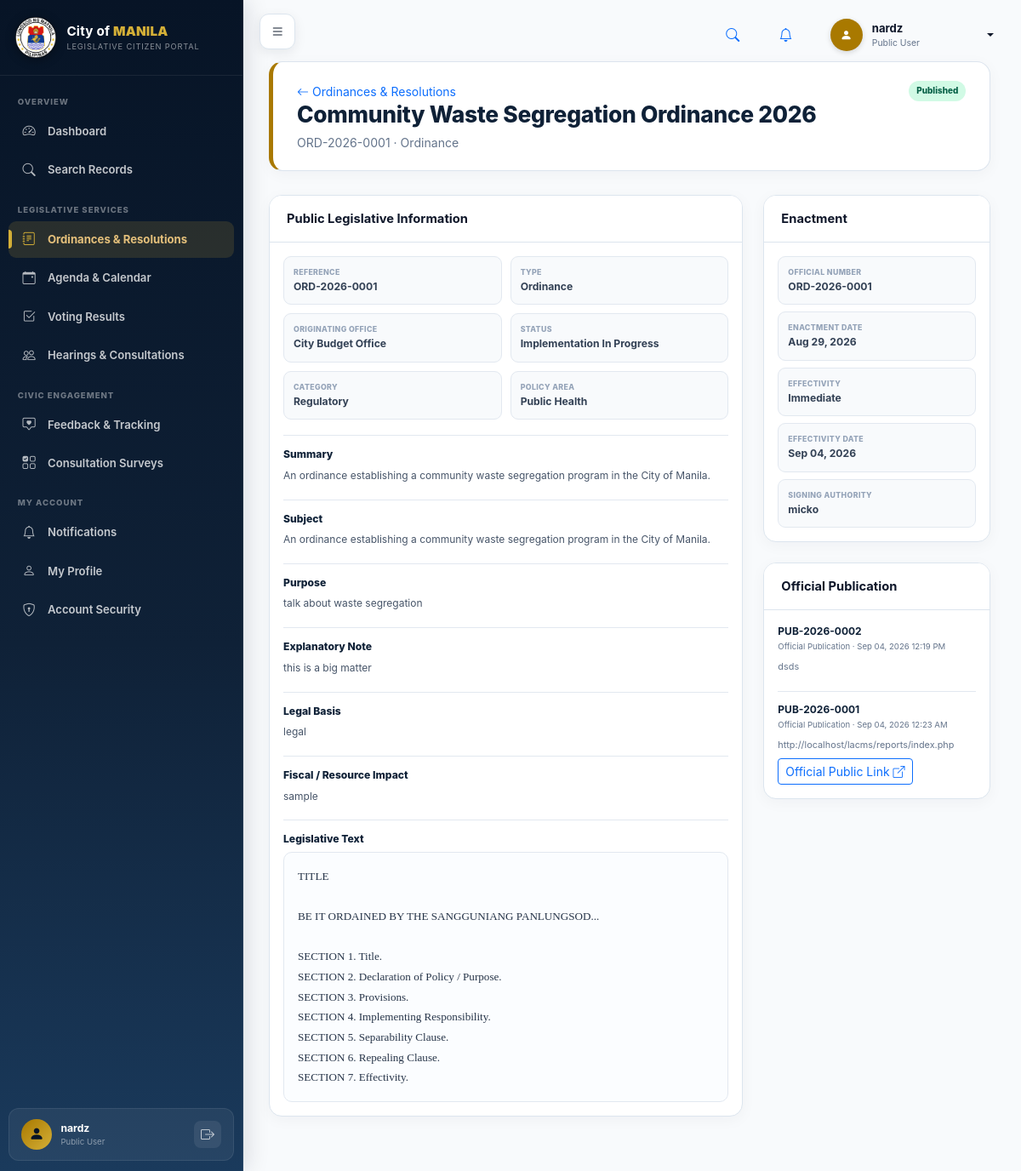
Screenshot of /citizen_portal/modules/ordinances/view.php?id=1 (signed in) with the database file from the repository.
### tables this page shows
CREATE TABLE `users` (
  `id` int(11) NOT NULL,
  `username` varchar(100) DEFAULT NULL,
  `full_name` varchar(150) NOT NULL,
  `email` varchar(150) NOT NULL,
  `phone` varchar(50) DEFAULT NULL,
  `password` varchar(255) NOT NULL,
  `role_id` int(11) NOT NULL,
  `office_id` int(11) DEFAULT NULL,
  `department_id` int(11) DEFAULT NULL,
  `status` varchar(50) DEFAULT 'Active',
  `created_at` timestamp NOT NULL DEFAULT current_timestamp(),
  `last_login_at` datetime DEFAULT NULL,
  `updated_at` timestamp NOT NULL DEFAULT current_timestamp() ON UPDATE current_timestamp(),
  `deleted_at` datetime DEFAULT NULL
);

CREATE TABLE `roles` (
  `id` int(11) NOT NULL,
  `name` varchar(100) NOT NULL,
  `created_at` timestamp NOT NULL DEFAULT current_timestamp()
);

CREATE TABLE `legislative_items` (
  `id` int(11) NOT NULL,
  `public_id` char(36) DEFAULT NULL,
  `reference_number` varchar(100) NOT NULL,
  `item_type_id` int(11) NOT NULL,
  `origin_system_id` int(11) DEFAULT NULL,
  `originating_office_id` int(11) DEFAULT NULL,
  `title` varchar(255) NOT NULL,
  `summary` text DEFAULT NULL,
  `current_status` varchar(100) NOT NULL DEFAULT 'Draft',
  `priority_level` varchar(50) DEFAULT 'Normal',
  `visibility` varchar(30) DEFAULT 'Internal',
  `created_by` int(11) DEFAULT NULL,
  `created_at` timestamp NOT NULL DEFAULT current_timestamp(),
  `updated_at` timestamp NOT NULL DEFAULT current_timestamp() ON UPDATE current_timestamp(),
  `deleted_at` datetime DEFAULT NULL
);

CREATE TABLE `legislative_item_types` (
  `id` int(11) NOT NULL,
  `code` varchar(50) NOT NULL,
  `name` varchar(150) NOT NULL,
  `description` text DEFAULT NULL,
  `created_at` timestamp NOT NULL DEFAULT current_timestamp()
);

CREATE TABLE `offices` (
  `id` int(11) NOT NULL,
  `code` varchar(50) DEFAULT NULL,
  `name` varchar(200) NOT NULL,
  `office_type` varchar(100) DEFAULT NULL,
  `status` varchar(30) DEFAULT 'Active',
  `created_at` timestamp NOT NULL DEFAULT current_timestamp(),
  `updated_at` timestamp NOT NULL DEFAULT current_timestamp() ON UPDATE current_timestamp()
);

CREATE TABLE `orlms_item_details` (
  `id` bigint(20) NOT NULL,
  `legislative_item_id` int(11) NOT NULL,
  `template_id` bigint(20) DEFAULT NULL,
  `short_title` varchar(255) DEFAULT NULL,
  `subject` varchar(255) DEFAULT NULL,
  `legislative_category` varchar(150) DEFAULT NULL,
  `policy_area` varchar(150) DEFAULT NULL,
  `purpose` text DEFAULT NULL,
  `explanatory_note` longtext DEFAULT NULL,
  `body_text` longtext DEFAULT NULL,
  `legal_basis` text DEFAULT NULL,
  `fiscal_impact` text DEFAULT NULL,
  `keywords` text DEFAULT NULL,
  `draft_status` varchar(50) NOT NULL DEFAULT 'Draft',
  `submitted_by` int(11) DEFAULT NULL,
  `submitted_at` datetime DEFAULT NULL,
  `submission_note` text DEFAULT NULL,
  `returned_at` datetime DEFAULT NULL,
  `return_reason` text DEFAULT NULL,
  `last_edited_by` int(11) DEFAULT NULL,
  `created_at` timestamp NOT NULL DEFAULT current_timestamp(),
  `updated_at` timestamp NOT NULL DEFAULT current_timestamp() ON UPDATE current_timestamp()
);

CREATE TABLE `orlms_enactments` (
  `id` bigint(20) NOT NULL,
  `legislative_item_id` int(11) NOT NULL,
  `enactment_reference` varchar(100) NOT NULL,
  `official_number` varchar(100) DEFAULT NULL,
  `enactment_type` varchar(80) NOT NULL DEFAULT 'Enactment',
  `enactment_status` varchar(40) NOT NULL DEFAULT 'Draft',
  `approved_date` date DEFAULT NULL,
  `signed_date` date DEFAULT NULL,
  `enactment_date` date DEFAULT NULL,
  `signing_authority` varchar(200) DEFAULT NULL,
  `effectivity_type` varchar(80) DEFAULT NULL,
  `effectivity_date` date DEFAULT NULL,
  `remarks` text DEFAULT NULL,
  `recorded_by` int(11) DEFAULT NULL,
  `finalized_by` int(11) DEFAULT NULL,
  `finalized_at` datetime DEFAULT NULL,
  `created_at` timestamp NOT NULL DEFAULT current_timestamp(),
  `updated_at` timestamp NOT NULL DEFAULT current_timestamp() ON UPDATE current_timestamp()
);

CREATE TABLE `orlms_publications` (
  `id` bigint(20) NOT NULL,
  `legislative_item_id` int(11) NOT NULL,
  `publication_reference` varchar(100) NOT NULL,
  `publication_channel` varchar(100) NOT NULL DEFAULT 'Official Publication',
  `publication_date` datetime DEFAULT NULL,
  `publication_status` varchar(50) NOT NULL DEFAULT 'Draft',
  `release_classification` varchar(30) NOT NULL DEFAULT 'Public',
  `public_url` varchar(500) DEFAULT NULL,
  `publication_text` longtext DEFAULT NULL,
  `remarks` text DEFAULT NULL,
  `published_by` int(11) DEFAULT NULL,
  `created_at` timestamp NOT NULL DEFAULT current_timestamp(),
  `updated_at` timestamp NOT NULL DEFAULT current_timestamp() ON UPDATE current_timestamp()
);

### citizen_portal/modules/ordinances/view.php (the view, shortened to what the rows shown need)
<?php
require_once __DIR__.'/../../includes/public_data.php';
requireLogin();
$pdo=db();
$id=(int)($_GET['id']??0);
$q=$pdo->prepare(
    'SELECT
        li.id,li.reference_number,li.title,li.summary,li.current_status,
        li.priority_level,li.created_at,li.updated_at,
        lit.code type_code,lit.name type_name,
        d.short_title,d.subject,d.legislative_category,d.policy_area,
        d.purpose,d.explanatory_note,d.body_text,d.legal_basis,d.fiscal_impact,
        o.name office_name
     FROM legislative_items li
     JOIN legislative_item_types lit ON lit.id=li.item_type_id
     JOIN orlms_publications px
       ON px.legislative_item_id=li.id
      AND px.publication_status="Published"
      AND px.release_classification="Public"
     LEFT JOIN orlms_item_details d ON d.legislative_item_id=li.id
     LEFT JOIN offices o ON o.id=li.originating_office_id
     WHERE li.id=:id
       AND li.deleted_at IS NULL
       AND li.visibility="Public"
     LIMIT 1'
);
$q->execute([':id'=>$id]);
$item=$q->fetch();
$pubQ=$pdo->prepare(
    'SELECT id,publication_reference,publication_channel,publication_date,
            public_url,publication_text,remarks
     FROM orlms_publications
     WHERE legislative_item_id=:item
       AND publication_status="Published"
       AND release_classification="Public"
     ORDER BY publication_date DESC,id DESC'
);
$pubQ->execute([':item'=>$id]);
$publications=$pubQ->fetchAll();
$enactQ=$pdo->prepare(
    'SELECT official_number,enactment_type,enactment_status,
            approved_date,signed_date,enactment_date,signing_authority,
            effectivity_type,effectivity_date,remarks
     FROM orlms_enactments
     WHERE legislative_item_id=:item
       AND enactment_status IN ("Approved","Enacted","Finalized")
     ORDER BY COALESCE(enactment_date,approved_date) DESC,id DESC
     LIMIT 1'
);
$enactQ->execute([':item'=>$id]);
$enactment=$enactQ->fetch()?:null;
$extraCss=[appUrl('assets/css/public-modules.css')];
include __DIR__.'/../../layouts/header.php';
?>
<div class="app-shell">
<?php include __DIR__.'/../../layouts/sidebar.php'; ?>
<main class="main-content">
<div class="page-head">
<div>
<a class="small text-decoration-none" href="<?= e(appUrl('modules/ordinances/index.php')) ?>"><i class="bi bi-arrow-left"></i> Ordinances & Resolutions</a>
<h1><?= e($item['title']) ?></h1>
<p><?= e($item['reference_number']) ?> · <?= e($item['type_name']) ?></p>
</div>
</div>
<div class="row g-4">
<div class="col-xl-8">
<div class="card portal-card mb-4">
<div class="card-body">
<div class="public-detail-grid">
<div><small>Reference</small><strong><?= e($item['reference_number']) ?></strong></div>
<div><small>Type</small><strong><?= e($item['type_name']) ?></strong></div>
<div><small>Originating Office</small><strong><?= e($item['office_name']?:'—') ?></strong></div>
<div><small>Status</small><strong><?= e($item['current_status']) ?></strong></div>
<div><small>Category</small><strong><?= e($item['legislative_category']?:'—') ?></strong></div>
<div><small>Policy Area</small><strong><?= e($item['policy_area']?:'—') ?></strong></div>
</div>
<?php foreach([
    'Summary'=>$item['summary'],
    'Subject'=>$item['subject'],
    'Purpose'=>$item['purpose'],
    'Explanatory Note'=>$item['explanatory_note'],
    'Legal Basis'=>$item['legal_basis'],
    'Fiscal / Resource Impact'=>$item['fiscal_impact'],
] as $label=>$value): if(trim((string)$value)!==''): ?>
<div class="public-text-block"><h3><?= e($label) ?></h3><p><?= nl2br(e($value)) ?></p></div>
<?php endif; endforeach; ?>
<?php if(trim((string)$item['body_text'])!==''): ?>
<div class="public-text-block">
<h3>Legislative Text</h3>
<div class="public-legislative-text"><?= nl2br(e($item['body_text'])) ?></div>
</div>
<?php endif; ?>
</div>
</div>
</div>
<div class="col-xl-4">
<?php if($enactment): ?>
<div class="card portal-card mb-4">
<div class="card-header">Enactment</div>
<div class="card-body">
<div class="public-side-list">
<div><small>Official Number</small><strong><?= e($enactment['official_number']?:'—') ?></strong></div>
<div><small>Enactment Date</small><strong><?= formatDate($enactment['enactment_date']) ?></strong></div>
<div><small>Effectivity</small><strong><?= e($enactment['effectivity_type']?:'—') ?></strong></div>
<div><small>Effectivity Date</small><strong><?= formatDate($enactment['effectivity_date']) ?></strong></div>
<div><small>Signing Authority</small><strong><?= e($enactment['signing_authority']?:'—') ?></strong></div>
</div>
</div>
</div>
<?php endif; ?>
<div class="card portal-card">
<div class="card-body">
<?php foreach($publications as $p): ?>
<div class="publication-entry">
<strong><?= e($p['publication_reference']) ?></strong>
<small><?= e($p['publication_channel']) ?> · <?= formatDateTime($p['publication_date']) ?></small>
<?php if($p['publication_text']): ?><p><?= e(portalExcerpt($p['publication_text'],220)) ?></p><?php endif; ?>
<?php $publicUrl=portalPublicUrl($p['public_url']); if($publicUrl): ?>
<a class="btn btn-sm btn-outline-primary" href="<?= e($publicUrl) ?>" target="_blank" rel="noopener">Official Public Link <i class="bi bi-box-arrow-up-right"></i></a>
<?php endif; ?>
</div>
<?php endforeach; ?>
</div>
</div>
</div>
</div>
</main>
</div>
<?php include __DIR__.'/../../layouts/footer.php'; ?>

### citizen_portal/layouts/header.php (shortened to what the rows shown need)
<?php
$user = currentUser();
?>
<!doctype html>
<html lang="en">
<head>
<link rel="stylesheet" href="https://cdn.jsdelivr.net/npm/bootstrap@5.3.3/dist/css/bootstrap.min.css">
<link rel="stylesheet" href="https://cdn.jsdelivr.net/npm/bootstrap-icons@1.11.3/font/bootstrap-icons.css">
<link rel="stylesheet" href="<?= e(appUrl('assets/css/style.css?v=' . time())) ?>">
<link rel="stylesheet" href="<?= e(appUrl('assets/css/orlms-shell.css?v=' . time())) ?>">
<?php if(!empty($extraCss)): foreach($extraCss as $css): ?>
<link rel="stylesheet" href="<?= e($css) ?>">
<?php endforeach; endif; ?>
</head>
<body>
<header class="orlms-topbar">
    <div class="orlms-topbar-actions">
        <div class="dropdown">
            <button class="orlms-user-button dropdown-toggle" type="button" data-bs-toggle="dropdown" aria-expanded="false">
                <div class="orlms-user-copy">
                    <strong><?= e($user['full_name'] ?? 'Citizen User') ?></strong>
                    <small><?= e($user['role_name'] ?? 'Public Citizen') ?></small>
                </div>
            </button>
        </div>
    </div>
</header>

### citizen_portal/layouts/sidebar.php (shortened to what the rows shown need)
<?php
$user = currentUser();
?>
<aside class="sidebar orlms-sidebar" id="sidebar">
    <div class="sidebar-user-footer">
        <div class="user-info-text">
            <strong><?= e($user['full_name'] ?? 'Citizen User') ?></strong>
            <small><?= e($user['role_name'] ?? 'Public Citizen') ?></small>
        </div>
    </div>
</aside>

### rows the page displays
users: full_name "nardz", role.name "Public User"
legislative_items: title "Community Waste Segregation Ordinance 2026", reference_number "ORD-2026-0001", item_type.name "Ordinance", originating_office.name "City Budget Office", current_status "Implementation In Progress", orlms_item_details.legislative_category "Regulatory", orlms_item_details.policy_area "Public Health", summary "An ordinance establishing a community waste segregation program in the City of Manila.", orlms_item_details.subject "An ordinance establishing a community waste segregation program in the City of Manila.", orlms_item_details.purpose "talk about waste segregation", orlms_item_details.explanatory_note "this is a big matter", orlms_item_details.legal_basis "legal", orlms_item_details.fiscal_impact "sample", orlms_item_details.body_text "TITLE BE IT ORDAINED BY THE SANGGUNIANG PANLUNGSOD... SECTION 1. Title. SECTION 2. Declaration of Policy / Purpose. SECTION 3. Provisions. SECTION 4. Implementing Responsibility. SECTION 5. Separability Clause. SECTION 6. Repealing Clause. SECTION 7. Effectivity."
orlms_enactments: official_number "ORD-2026-0001", enactment_date "Aug 29, 2026", effectivity_type "Immediate", effectivity_date "Sep 04, 2026", signing_authority "micko"
orlms_publications: publication_reference "PUB-2026-0002", publication_channel "Official Publication", publication_date "Sep 04, 2026 12:19 PM", publication_text "dsds"
orlms_publications: publication_reference "PUB-2026-0001", publication_channel "Official Publication", publication_date "Sep 04, 2026 12:23 AM", publication_text "http://localhost/lacms/reports/index.php"

### other values shown
$groupLabel "OVERVIEW"
$label "Dashboard"
$label "Search Records"
$groupLabel "LEGISLATIVE SERVICES"
$label "Ordinances & Resolutions"
$label "Agenda & Calendar"
$label "Voting Results"
$label "Hearings & Consultations"
$groupLabel "CIVIC ENGAGEMENT"
$label "Feedback & Tracking"
$label "Consultation Surveys"
$groupLabel "MY ACCOUNT"
$label "Notifications"
$label "My Profile"
$label "Account Security"
